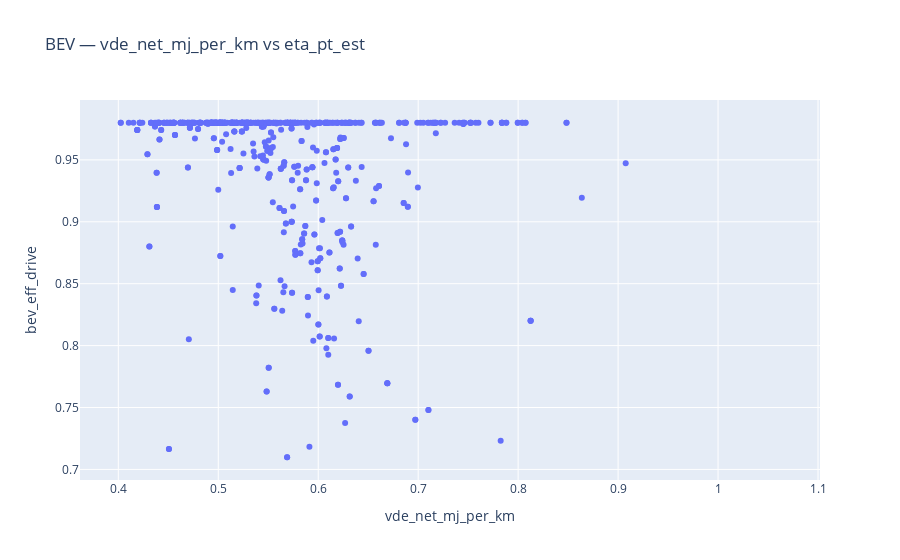

Source (notebook cell):
### Code cell
import plotly.express as px

import pandas as pd
assert len(df_vde_to_insert) == len(df_fc)

cols = df_fc.columns
df_plot = pd.concat(
    [df_vde_to_insert.reset_index(drop=True),
     df_fc[cols].reset_index(drop=True)],
    axis=1
)


# Filtro: só BEV
df_bev = df_plot[df_plot["electrification"] == 'BEV'].copy()

fig = px.scatter(
    data_frame=df_bev,
    x="vde_net_mj_per_km",
    y="bev_eff_drive",
    labels={"vde_net_mj_per_km":"vde_net_mj_per_km", "bev_eff_drive":"bev_eff_drive"},
    title="BEV — vde_net_mj_per_km vs eta_pt_est"
)

fig.show()

### Figure 1 — Plotly figure (JSON) as saved in the notebook; plotly's stock layout.template omitted (floating-point values rounded to 4 significant figures; data arrays with more than 128 entries replaced by an {"elided": "..."} marker saying what was removed)
{"data": [{"hovertemplate": "vde_net_mj_per_km=%{x}<br>bev_eff_drive=%{y}<extra></extra>", "legendgroup": "", "marker": {"color": "#636efa", "symbol": "circle"}, "mode": "markers", "name": "", "orientation": "v", "showlegend": false, "type": "scatter", "x": {"elided": "781 float values"}, "xaxis": "x", "y": {"elided": "781 float values"}, "yaxis": "y"}], "layout": {"legend": {"tracegroupgap": 0}, "title": {"text": "BEV — vde_net_mj_per_km vs eta_pt_est"}, "xaxis": {"anchor": "y", "domain": [0, 1], "title": {"text": "vde_net_mj_per_km"}}, "yaxis": {"anchor": "x", "domain": [0, 1], "title": {"text": "bev_eff_drive"}}}}
